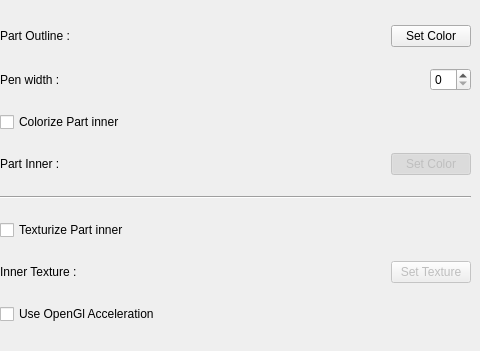
      <widget class="QWidget" name="page_texture">
       <widget class="QWidget" name="verticalLayoutWidget">
        <property name="geometry">
         <rect>
          <x>0</x>
          <y>10</y>
          <width>471</width>
          <height>332</height>
         </rect>
        </property>
        <layout class="QVBoxLayout" name="verticalLayout">
         <item>
          <layout class="QHBoxLayout" name="horizontalLayout">
           <item>
            <widget class="QLabel" name="penLB">
             <property name="text">
              <string>Part Outline :</string>
             </property>
             <property name="buddy">
              <cstring>penPB</cstring>
             </property>
            </widget>
           </item>
           <item>
            <spacer name="horizontalSpacer_2">
             <property name="orientation">
              <enum>Qt::Horizontal</enum>
             </property>
             <property name="sizeHint" stdset="0">
              <size>
               <width>100</width>
               <height>20</height>
              </size>
             </property>
            </spacer>
           </item>
           <item>
            <widget class="QPushButton" name="penPB">
             <property name="text">
              <string>Set Color</string>
             </property>
            </widget>
           </item>
          </layout>
         </item>
         <item>
          <layout class="QHBoxLayout" name="horizontalLayout_14">
           <item>
            <widget class="QLabel" name="label_16">
             <property name="text">
              <string>Pen width :</string>
             </property>
             <property name="buddy">
              <cstring>spinBox_4</cstring>
             </property>
            </widget>
           </item>
           <item>
            <spacer name="horizontalSpacer_10">
             <property name="orientation">
              <enum>Qt::Horizontal</enum>
             </property>
             <property name="sizeHint" stdset="0">
              <size>
               <width>40</width>
               <height>20</height>
              </size>
             </property>
            </spacer>
           </item>
           <item>
            <widget class="QSpinBox" name="spinBox_4"/>
           </item>
          </layout>
         </item>
         <item>
          <widget class="QCheckBox" name="InnerColorCHK">
           <property name="text">
            <string>Colorize Part inner</string>
           </property>
          </widget>
         </item>
         <item>
          <layout class="QHBoxLayout" name="horizontalLayout_2">
           <item>
            <widget class="QLabel" name="brushLB">
             <property name="text">
              <string>Part Inner :</string>
             </property>
             <property name="buddy">
              <cstring>brushPB</cstring>
             </property>
            </widget>
           </item>
           <item>
            <spacer name="horizontalSpacer">
             <property name="orientation">
              <enum>Qt::Horizontal</enum>
             </property>
             <property name="sizeType">
              <enum>QSizePolicy::Expanding</enum>
             </property>
             <property name="sizeHint" stdset="0">
              <size>
               <width>100</width>
               <height>20</height>
              </size>
             </property>
            </spacer>
           </item>
           <item>
            <widget class="QPushButton" name="brushPB">
             <property name="enabled">
              <bool>false</bool>
             </property>
             <property name="sizePolicy">
              <sizepolicy hsizetype="Minimum" vsizetype="Fixed">
               <horstretch>0</horstretch>
               <verstretch>0</verstretch>
              </sizepolicy>
             </property>
             <property name="baseSize">
              <size>
               <width>50</width>
               <height>16</height>
              </size>
             </property>
             <property name="text">
              <string>Set Color</string>
             </property>
             <property name="checkable">
              <bool>true</bool>
             </property>
             <property name="checked">
              <bool>true</bool>
             </property>
            </widget>
           </item>
          </layout>
         </item>
         <item>
          <widget class="Line" name="line">
           <property name="orientation">
            <enum>Qt::Horizontal</enum>
           </property>
          </widget>
         </item>
         <item>
          <widget class="QCheckBox" name="InnerTextCHK">
           <property name="text">
            <string>Texturize Part inner</string>
           </property>
          </widget>
         </item>
         <item>
          <layout class="QHBoxLayout" name="horizontalLayout_3">
           <item>
            <widget class="QLabel" name="label_5">
             <property name="text">
              <string>Inner Texture :</string>
             </property>
             <property name="buddy">
              <cstring>texturePB</cstring>
             </property>
            </widget>
           </item>
           <item>
            <spacer name="horizontalSpacer_3">
             <property name="orientation">
              <enum>Qt::Horizontal</enum>
             </property>
             <property name="sizeType">
              <enum>QSizePolicy::Expanding</enum>
             </property>
             <property name="sizeHint" stdset="0">
              <size>
               <width>100</width>
               <height>20</height>
              </size>
             </property>
            </spacer>
           </item>
           <item>
            <widget class="QPushButton" name="texturePB">
             <property name="enabled">
              <bool>false</bool>
             </property>
             <property name="text">
              <string>Set Texture</string>
             </property>
             <property name="checkable">
              <bool>true</bool>
             </property>
            </widget>
           </item>
          </layout>
         </item>
         <item>
          <widget class="QCheckBox" name="checkBox_4">
           <property name="text">
            <string>Use OpenGl Acceleration</string>
           </property>
          </widget>
         </item>
        </layout>
       </widget>
      </widget>
